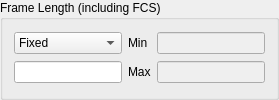
        <widget class="QGroupBox" name="gbFrameLength" >
         <property name="title" >
          <string>Frame Length (including FCS)</string>
         </property>
         <layout class="QGridLayout" >
          <item row="0" column="0" >
           <widget class="QComboBox" name="cmbPktLenMode" >
            <item>
             <property name="text" >
              <string>Fixed</string>
             </property>
            </item>
            <item>
             <property name="text" >
              <string>Increment</string>
             </property>
            </item>
            <item>
             <property name="text" >
              <string>Decrement</string>
             </property>
            </item>
            <item>
             <property name="text" >
              <string>Random</string>
             </property>
            </item>
           </widget>
          </item>
          <item row="0" column="1" >
           <widget class="QLabel" name="label_18" >
            <property name="text" >
             <string>Min</string>
            </property>
           </widget>
          </item>
          <item row="0" column="2" >
           <widget class="QLineEdit" name="lePktLenMin" >
            <property name="enabled" >
             <bool>false</bool>
            </property>
            <property name="alignment" >
             <set>Qt::AlignRight|Qt::AlignTrailing|Qt::AlignVCenter</set>
            </property>
           </widget>
          </item>
          <item row="1" column="0" >
           <widget class="QLineEdit" name="lePktLen" >
            <property name="alignment" >
             <set>Qt::AlignRight|Qt::AlignTrailing|Qt::AlignVCenter</set>
            </property>
           </widget>
          </item>
          <item row="1" column="1" >
           <widget class="QLabel" name="label_19" >
            <property name="text" >
             <string>Max</string>
            </property>
           </widget>
          </item>
          <item row="1" column="2" >
           <widget class="QLineEdit" name="lePktLenMax" >
            <property name="enabled" >
             <bool>false</bool>
            </property>
            <property name="alignment" >
             <set>Qt::AlignRight|Qt::AlignTrailing|Qt::AlignVCenter</set>
            </property>
           </widget>
          </item>
         </layout>
        </widget>
